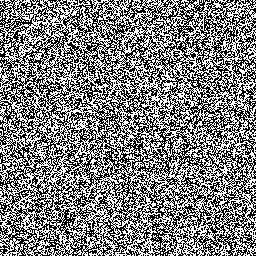

Recreate this plot in Python.
from PIL import Image, ImageDraw
from random import randint

SIZE = 256

image = Image.new("L", (SIZE, SIZE))
d = ImageDraw.Draw(image)

for x in range(SIZE):
    for y in range(SIZE):
        is_white = randint(0,1)
        d.point((x,y), is_white * 255)

image.save('./noise.jpg')
